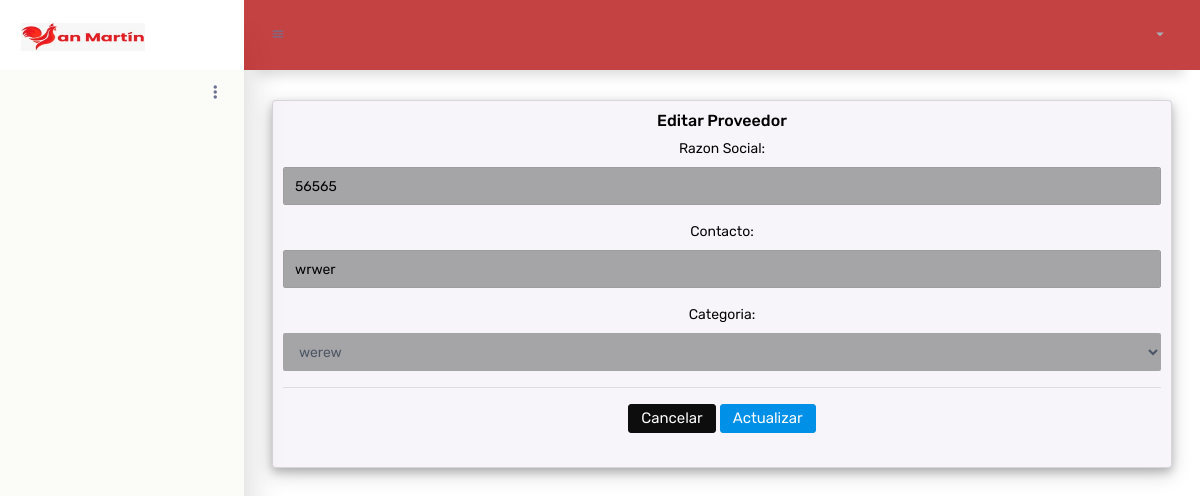
Page /editar_proveedor/2/ on the earlier database version.
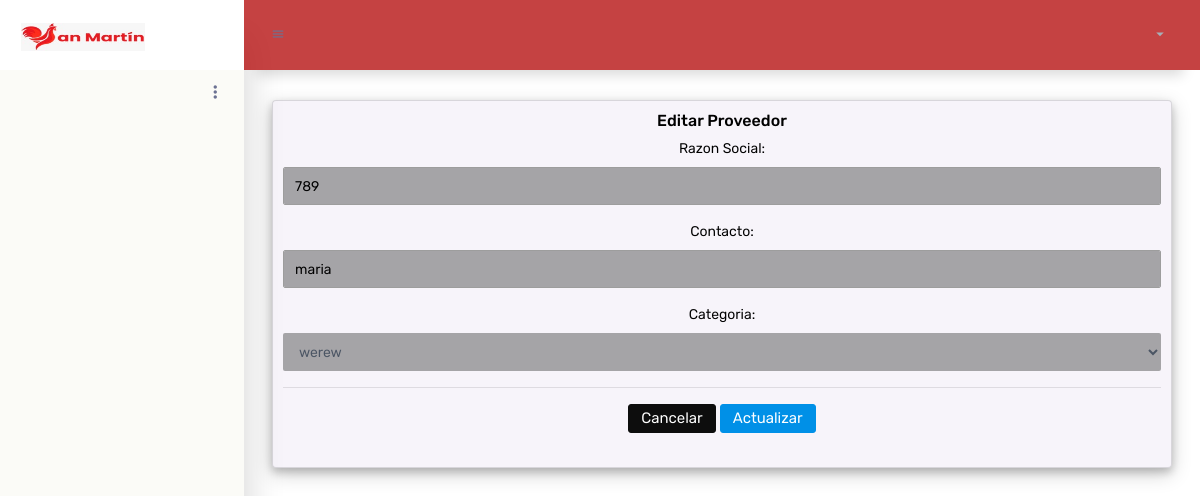
Same page on the later database version.
### documento/models.py (models this page shows, shortened)
class Proveedor(models.Model):
    razon_social = models.CharField(null=True,max_length=30)
    ruc = models.CharField(null=True,max_length=11)
    contacto = models.CharField(null=True,max_length=9)
    categoria = models.ForeignKey(Categoria, on_delete=models.CASCADE, null=True)
    foto_perfil=models.ImageField(null=True,blank=True)
    data_created=models.DateField(auto_now_add=True,null=True)

### documento/views.py (the view)
# urls.py: path('editar_proveedor/<str:pk>/',views.editar_proveedor,name="editar_proveedor"),
def editar_proveedor(request,pk):
	provee = Proveedor.objects.get(id=pk)
	form_prove = EditarProveedor(instance=provee)
	if request.method == "POST":
		form_prove = EditarProveedor(request.POST,instance=provee)
		if form_prove.is_valid():
			form_prove.save()
			return redirect ("proveedores")
	context = {'form_p':form_prove}
	return render (request,'documentos/editar_proveedor.html',context)

### documento/forms.py
class EditarProveedor(forms.ModelForm):
    class Meta:
        model = Proveedor
        fields = ['razon_social','contacto','categoria']
        widgets = {
            'razon_social' : forms.TextInput(attrs={'class':'form-control'}),
            'contacto' : forms.TextInput(attrs={'class':'form-control'}),
            'categoria' : Select(attrs={'class':'form-control'}),
        }
        labels = {
            'razon_social':"Razon Social",
            'contacto': "Contacto",
            'categoria':"Categoria",
        }

### documento/models.py (called while the page is built)
    def __str__(self):
        return self.categoria

### documento/templates/documentos/editar_proveedor.html (shortened to what this page needs)
{% extends 'documentos/main.html'%}
{% load static %}
{% block content %}
        <div style="text-align:center;" class="card card-body">
            <h5 style="text-align:center;">Editar Proveedor</h5>
            <form action="" method="POST">
                {{form_p.as_p}}
                    <hr>
                <a  class="btn btn-dark" href="{%  url 'proveedores' %}">Cancelar</a>
                <input class="btn btn-primary" type="submit" name="Submit" value="Actualizar">
            </form>
            <br>
        </div>
{% endblock %}

Differences in the rows shown:
changed Proveedor: razon_social "56565" → "789"; contacto "wrwer" → "maria"
